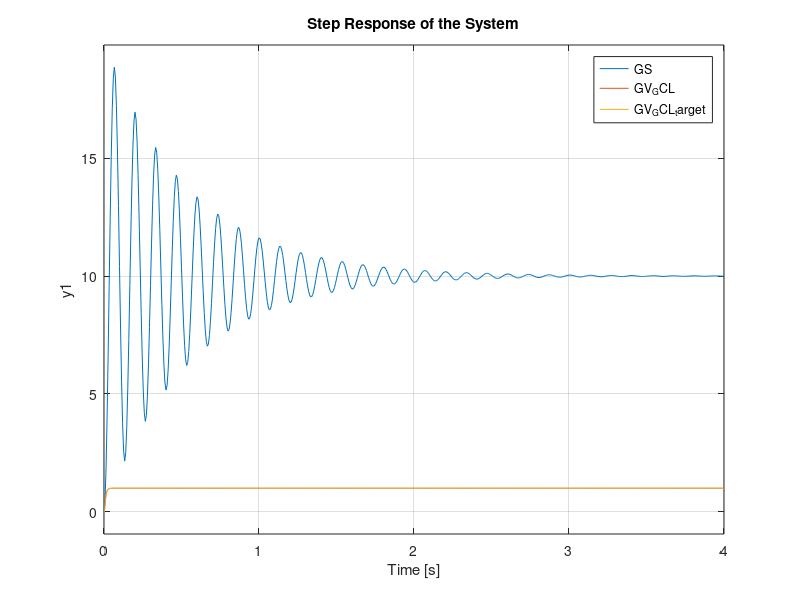
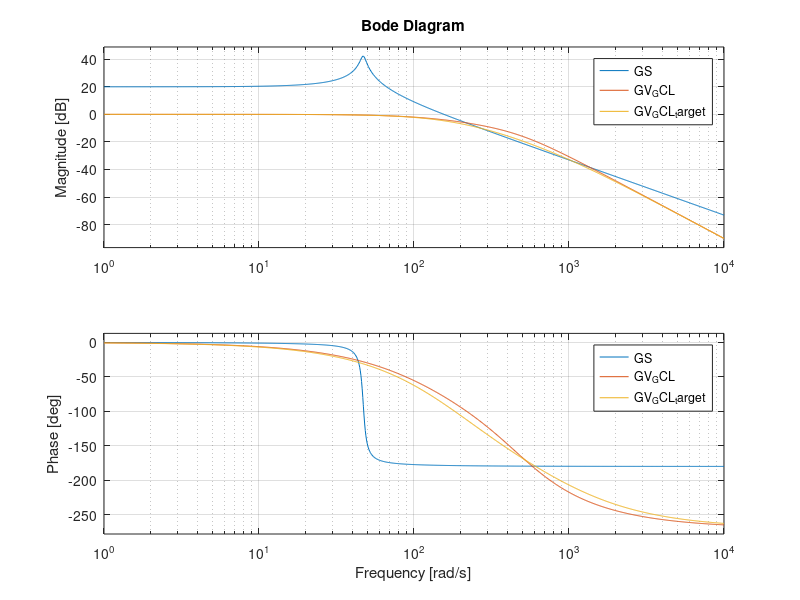

Write the MATLAB code that produced these figures, in order. (Note: this script raises an error after producing the figures.)
clc, clear variables
%% model

% parameters
KS=10
D=0.0385
omega0=47.0611

s=tf('s');
GS=KS*omega0^2 / (s^2 + 2*D*omega0*s + omega0^2)

DCL=1
omega0CL=4*omega0

Kp=(omega0CL^2-omega0^2)/(KS*omega0^2)
Kd=2*(DCL*omega0CL - D*omega0)/(KS*omega0^2)
Tv=Kd/Kp

Tf=Tv/10

GV_GCL_target = omega0CL^2 / ((s^2 + 2*DCL*omega0CL*s + omega0CL^2)*(Tf*s + 1))

GR=Kp*(1 + Tv*s)/(Tf*s + 1)
GV=omega0CL^2/(KS * omega0^2 * (Kp + Kd*s))

GV_GCL = GV*GR*GS/(1+GR*GS)
GV_GCL_simpl = minreal(GV_GCL, 0.001)

AZ1=0.2
omegaZ1=omega0


% Analyze the step response of the system
figure(1);
step(GS, GV_GCL, GV_GCL_target);
title('Step Response of the System');
legend('GS', 'GV_GCL', 'GV_GCL_target')
grid on;

figure(2)
bode(GS, GV_GCL, GV_GCL_target); grid on;
legend('GS', 'GV_GCL', 'GV_GCL_target')


zero(GS)
pole(GS)

figure(3)
pzplot(GS, GV*GR*GS); grid on;
legend('GS', 'GV*GR*GS')
legend('GS', 'GV*GR*GS')

GV*GR*GS
